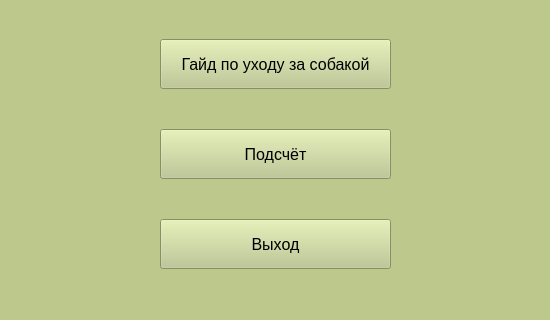
<?xml version="1.0" encoding="UTF-8"?>
<ui version="4.0">
 <class>Form</class>
 <widget class="QWidget" name="Form">
  <property name="geometry">
   <rect>
    <x>0</x>
    <y>0</y>
    <width>550</width>
    <height>320</height>
   </rect>
  </property>
  <property name="sizePolicy">
   <sizepolicy hsizetype="Fixed" vsizetype="Minimum">
    <horstretch>0</horstretch>
    <verstretch>0</verstretch>
   </sizepolicy>
  </property>
  <property name="minimumSize">
   <size>
    <width>550</width>
    <height>320</height>
   </size>
  </property>
  <property name="maximumSize">
   <size>
    <width>550</width>
    <height>320</height>
   </size>
  </property>
  <property name="palette">
   <palette>
    <active>
     <colorrole role="WindowText">
      <brush brushstyle="SolidPattern">
       <color alpha="255">
        <red>0</red>
        <green>0</green>
        <blue>0</blue>
       </color>
      </brush>
     </colorrole>
     <colorrole role="Button">
      <brush brushstyle="SolidPattern">
       <color alpha="255">
        <red>189</red>
        <green>200</green>
        <blue>140</blue>
       </color>
      </brush>
     </colorrole>
     <colorrole role="Light">
      <brush brushstyle="SolidPattern">
       <color alpha="255">
        <red>249</red>
        <green>255</green>
        <blue>224</blue>
       </color>
      </brush>
     </colorrole>
     <colorrole role="Midlight">
      <brush brushstyle="SolidPattern">
       <color alpha="255">
        <red>219</red>
        <green>227</green>
        <blue>182</blue>
       </color>
      </brush>
     </colorrole>
     <colorrole role="Dark">
      <brush brushstyle="SolidPattern">
       <color alpha="255">
        <red>95</red>
        <green>100</green>
        <blue>70</blue>
       </color>
      </brush>
     </colorrole>
     <colorrole role="Mid">
      <brush brushstyle="SolidPattern">
       <color alpha="255">
        <red>126</red>
        <green>133</green>
        <blue>93</blue>
       </color>
      </brush>
     </colorrole>
     <colorrole role="Text">
      <brush brushstyle="SolidPattern">
       <color alpha="255">
        <red>0</red>
        <green>0</green>
        <blue>0</blue>
       </color>
      </brush>
     </colorrole>
     <colorrole role="BrightText">
      <brush brushstyle="SolidPattern">
       <color alpha="255">
        <red>255</red>
        <green>255</green>
        <blue>255</blue>
       </color>
      </brush>
     </colorrole>
     <colorrole role="ButtonText">
      <brush brushstyle="SolidPattern">
       <color alpha="255">
        <red>0</red>
        <green>0</green>
        <blue>0</blue>
       </color>
      </brush>
     </colorrole>
     <colorrole role="Base">
      <brush brushstyle="SolidPattern">
       <color alpha="255">
        <red>255</red>
        <green>255</green>
        <blue>255</blue>
       </color>
      </brush>
     </colorrole>
     <colorrole role="Window">
      <brush brushstyle="SolidPattern">
       <color alpha="255">
        <red>189</red>
        <green>200</green>
        <blue>140</blue>
       </color>
      </brush>
     </colorrole>
     <colorrole role="Shadow">
      <brush brushstyle="SolidPattern">
       <color alpha="255">
        <red>0</red>
        <green>0</green>
        <blue>0</blue>
       </color>
      </brush>
     </colorrole>
     <colorrole role="AlternateBase">
      <brush brushstyle="SolidPattern">
       <color alpha="255">
        <red>222</red>
        <green>227</green>
        <blue>197</blue>
       </color>
      </brush>
     </colorrole>
     <colorrole role="ToolTipBase">
      <brush brushstyle="SolidPattern">
       <color alpha="255">
        <red>255</red>
        <green>255</green>
        <blue>220</blue>
       </color>
      </brush>
     </colorrole>
     <colorrole role="ToolTipText">
      <brush brushstyle="SolidPattern">
       <color alpha="255">
        <red>0</red>
        <green>0</green>
        <blue>0</blue>
       </color>
      </brush>
     </colorrole>
     <colorrole role="PlaceholderText">
      <brush brushstyle="SolidPattern">
       <color alpha="128">
        <red>0</red>
        <green>0</green>
        <blue>0</blue>
       </color>
      </brush>
     </colorrole>
    </active>
    <inactive>
     <colorrole role="WindowText">
      <brush brushstyle="SolidPattern">
       <color alpha="255">
        <red>0</red>
        <green>0</green>
        <blue>0</blue>
       </color>
      </brush>
     </colorrole>
     <colorrole role="Button">
      <brush brushstyle="SolidPattern">
       <color alpha="255">
        <red>189</red>
        <green>200</green>
        <blue>140</blue>
       </color>
      </brush>
     </colorrole>
     <colorrole role="Light">
      <brush brushstyle="SolidPattern">
       <color alpha="255">
        <red>249</red>
        <green>255</green>
        <blue>224</blue>
       </color>
      </brush>
     </colorrole>
     <colorrole role="Midlight">
      <brush brushstyle="SolidPattern">
       <color alpha="255">
        <red>219</red>
        <green>227</green>
        <blue>182</blue>
       </color>
      </brush>
     </colorrole>
     <colorrole role="Dark">
      <brush brushstyle="SolidPattern">
       <color alpha="255">
        <red>95</red>
        <green>100</green>
        <blue>70</blue>
       </color>
      </brush>
     </colorrole>
     <colorrole role="Mid">
      <brush brushstyle="SolidPattern">
       <color alpha="255">
        <red>126</red>
        <green>133</green>
        <blue>93</blue>
       </color>
      </brush>
     </colorrole>
     <colorrole role="Text">
      <brush brushstyle="SolidPattern">
       <color alpha="255">
        <red>0</red>
        <green>0</green>
        <blue>0</blue>
       </color>
      </brush>
     </colorrole>
     <colorrole role="BrightText">
      <brush brushstyle="SolidPattern">
       <color alpha="255">
        <red>255</red>
        <green>255</green>
        <blue>255</blue>
       </color>
      </brush>
     </colorrole>
     <colorrole role="ButtonText">
      <brush brushstyle="SolidPattern">
       <color alpha="255">
        <red>0</red>
        <green>0</green>
        <blue>0</blue>
       </color>
      </brush>
     </colorrole>
     <colorrole role="Base">
      <brush brushstyle="SolidPattern">
       <color alpha="255">
        <red>255</red>
        <green>255</green>
        <blue>255</blue>
       </color>
      </brush>
     </colorrole>
     <colorrole role="Window">
      <brush brushstyle="SolidPattern">
       <color alpha="255">
        <red>189</red>
        <green>200</green>
        <blue>140</blue>
       </color>
      </brush>
     </colorrole>
     <colorrole role="Shadow">
      <brush brushstyle="SolidPattern">
       <color alpha="255">
        <red>0</red>
        <green>0</green>
        <blue>0</blue>
       </color>
      </brush>
     </colorrole>
     <colorrole role="AlternateBase">
      <brush brushstyle="SolidPattern">
       <color alpha="255">
        <red>222</red>
        <green>227</green>
        <blue>197</blue>
       </color>
      </brush>
     </colorrole>
     <colorrole role="ToolTipBase">
      <brush brushstyle="SolidPattern">
       <color alpha="255">
        <red>255</red>
        <green>255</green>
        <blue>220</blue>
       </color>
      </brush>
     </colorrole>
     <colorrole role="ToolTipText">
      <brush brushstyle="SolidPattern">
       <color alpha="255">
        <red>0</red>
        <green>0</green>
        <blue>0</blue>
       </color>
      </brush>
     </colorrole>
     <colorrole role="PlaceholderText">
      <brush brushstyle="SolidPattern">
       <color alpha="128">
        <red>0</red>
        <green>0</green>
        <blue>0</blue>
       </color>
      </brush>
     </colorrole>
    </inactive>
    <disabled>
     <colorrole role="WindowText">
      <brush brushstyle="SolidPattern">
       <color alpha="255">
        <red>95</red>
        <green>100</green>
        <blue>70</blue>
       </color>
      </brush>
     </colorrole>
     <colorrole role="Button">
      <brush brushstyle="SolidPattern">
       <color alpha="255">
        <red>189</red>
        <green>200</green>
        <blue>140</blue>
       </color>
      </brush>
     </colorrole>
     <colorrole role="Light">
      <brush brushstyle="SolidPattern">
       <color alpha="255">
        <red>249</red>
        <green>255</green>
        <blue>224</blue>
       </color>
      </brush>
     </colorrole>
     <colorrole role="Midlight">
      <brush brushstyle="SolidPattern">
       <color alpha="255">
        <red>219</red>
        <green>227</green>
        <blue>182</blue>
       </color>
      </brush>
     </colorrole>
     <colorrole role="Dark">
      <brush brushstyle="SolidPattern">
       <color alpha="255">
        <red>95</red>
        <green>100</green>
        <blue>70</blue>
       </color>
      </brush>
     </colorrole>
     <colorrole role="Mid">
      <brush brushstyle="SolidPattern">
       <color alpha="255">
        <red>126</red>
        <green>133</green>
        <blue>93</blue>
       </color>
      </brush>
     </colorrole>
     <colorrole role="Text">
      <brush brushstyle="SolidPattern">
       <color alpha="255">
        <red>95</red>
        <green>100</green>
        <blue>70</blue>
       </color>
      </brush>
     </colorrole>
     <colorrole role="BrightText">
      <brush brushstyle="SolidPattern">
       <color alpha="255">
        <red>255</red>
        <green>255</green>
        <blue>255</blue>
       </color>
      </brush>
     </colorrole>
     <colorrole role="ButtonText">
      <brush brushstyle="SolidPattern">
       <color alpha="255">
        <red>95</red>
        <green>100</green>
        <blue>70</blue>
       </color>
      </brush>
     </colorrole>
     <colorrole role="Base">
      <brush brushstyle="SolidPattern">
       <color alpha="255">
        <red>189</red>
        <green>200</green>
        <blue>140</blue>
       </color>
      </brush>
     </colorrole>
     <colorrole role="Window">
      <brush brushstyle="SolidPattern">
       <color alpha="255">
        <red>189</red>
        <green>200</green>
        <blue>140</blue>
       </color>
      </brush>
     </colorrole>
     <colorrole role="Shadow">
      <brush brushstyle="SolidPattern">
       <color alpha="255">
        <red>0</red>
        <green>0</green>
        <blue>0</blue>
       </color>
      </brush>
     </colorrole>
     <colorrole role="AlternateBase">
      <brush brushstyle="SolidPattern">
       <color alpha="255">
        <red>189</red>
        <green>200</green>
        <blue>140</blue>
       </color>
      </brush>
     </colorrole>
     <colorrole role="ToolTipBase">
      <brush brushstyle="SolidPattern">
       <color alpha="255">
        <red>255</red>
        <green>255</green>
        <blue>220</blue>
       </color>
      </brush>
     </colorrole>
     <colorrole role="ToolTipText">
      <brush brushstyle="SolidPattern">
       <color alpha="255">
        <red>0</red>
        <green>0</green>
        <blue>0</blue>
       </color>
      </brush>
     </colorrole>
     <colorrole role="PlaceholderText">
      <brush brushstyle="SolidPattern">
       <color alpha="128">
        <red>0</red>
        <green>0</green>
        <blue>0</blue>
       </color>
      </brush>
     </colorrole>
    </disabled>
   </palette>
  </property>
  <property name="font">
   <font>
    <family>Arial</family>
    <pointsize>12</pointsize>
   </font>
  </property>
  <property name="windowTitle">
   <string>Pet feed</string>
  </property>
  <widget class="QWidget" name="layoutWidget">
   <property name="geometry">
    <rect>
     <x>10</x>
     <y>5</y>
     <width>531</width>
     <height>301</height>
    </rect>
   </property>
   <layout class="QVBoxLayout" name="verticalLayout">
    <property name="leftMargin">
     <number>150</number>
    </property>
    <property name="rightMargin">
     <number>150</number>
    </property>
    <item>
     <widget class="QPushButton" name="pushButton">
      <property name="minimumSize">
       <size>
        <width>0</width>
        <height>50</height>
       </size>
      </property>
      <property name="maximumSize">
       <size>
        <width>16777215</width>
        <height>50</height>
       </size>
      </property>
      <property name="text">
       <string>Гайд по уходу за собакой</string>
      </property>
     </widget>
    </item>
    <item>
     <widget class="QPushButton" name="pushButton_2">
      <property name="minimumSize">
       <size>
        <width>0</width>
        <height>50</height>
       </size>
      </property>
      <property name="maximumSize">
       <size>
        <width>16777215</width>
        <height>50</height>
       </size>
      </property>
      <property name="text">
       <string>Подсчёт</string>
      </property>
     </widget>
    </item>
    <item>
     <widget class="QPushButton" name="pushButton_3">
      <property name="maximumSize">
       <size>
        <width>16777215</width>
        <height>50</height>
       </size>
      </property>
      <property name="text">
       <string>Выход</string>
      </property>
     </widget>
    </item>
   </layout>
  </widget>
 </widget>
 <resources/>
 <connections/>
</ui>
